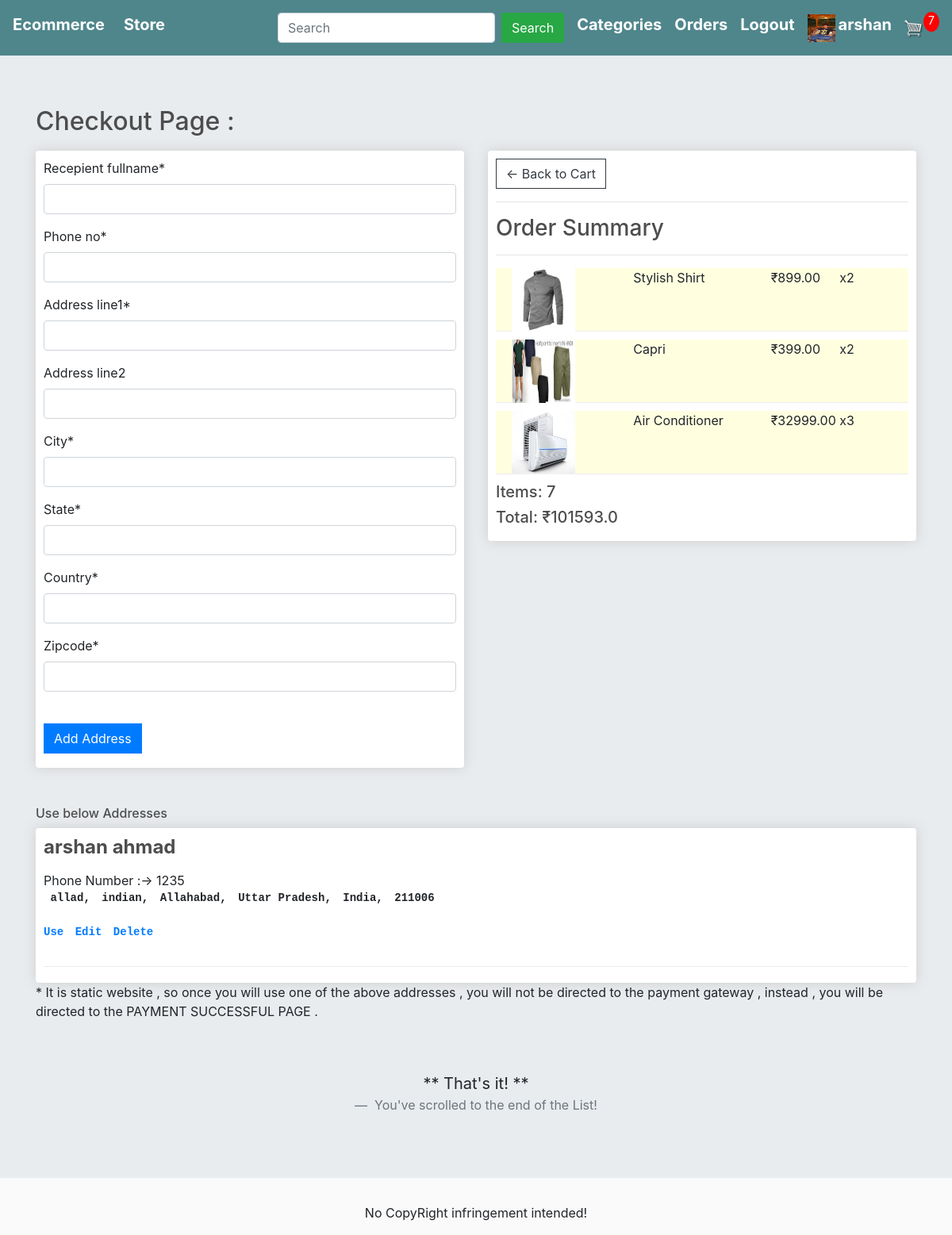
The page /checkout/ (signed in) on the database its author committed.
### accounts/models.py (models this page shows, shortened)
class Profile(models.Model):
    user = models.OneToOneField(User,on_delete=models.CASCADE)
    dob = models.DateField(null=True,blank=True)
    photo = models.ImageField(null=True,blank=True)

### store/models.py (models this page shows, shortened)
class OrderItem(models.Model):
    user = models.ForeignKey(User, on_delete=models.CASCADE, null=True, blank=False)
    product = models.ForeignKey(Product, on_delete=models.CASCADE, null=True, blank=False)
    date_ordered = models.DateTimeField(auto_now_add=True)
    quantity = models.IntegerField(default=0, blank=True, null=True)
    @property
    def get_total(self):
        total = self.product.price * self.quantity
        return total

class Product(models.Model):
    category = models.ManyToManyField(ProductCategories)
    name = models.CharField(max_length=100, blank=False, name=False)
    price = models.FloatField(blank=False, null=False)
    image = models.FileField(null=True, blank=True)
    description = models.TextField(null=True, blank=True)
    @property
    def get_imageURL(self):
        try:
            url = self.image.url
        except:
            url = ''
        return url

class ShippingAddress(models.Model):
    user = models.ForeignKey(User, on_delete=models.CASCADE, null=True, blank=False)
    recepient_fullname = models.CharField(max_length=100, null=True, blank=False)
    phone_no = models.IntegerField(null=False, blank=False)
    address_line1 = models.CharField(max_length=200, null=True, blank=False)
    address_line2 = models.CharField(max_length=100, null=True, blank=True)
    city = models.CharField(max_length=200, null=False)
    state = models.CharField(max_length=200, null=False)
    country = models.CharField(max_length=100, null=True, blank=False)
    zipcode = models.CharField(max_length=200, null=False)
    date_added = models.DateTimeField(auto_now_add=True)

### store/views.py (the view, shortened to what this page needs)
# urls.py: path('checkout/',views.checkout,name='checkout'),
def checkout(request):
    if not request.user.is_authenticated:
        return HttpResponseRedirect(reverse('user_login'))
    items = []
    total_cost_cart = 0
    total_item_cart = 0
    if request.user.is_authenticated:
        items = OrderItem.objects.filter(user=request.user)
        for item in items:
            total_item_cart += item.quantity
        for item in items:
            total_cost_cart += item.get_total
    if total_item_cart == 0:
        return Http404
    form = ShippingForm()
    addresses = ShippingAddress.objects.filter(user=request.user)
    product_categories = ProductCategories.objects.all()
    context = {
        'product_categories': product_categories,
        'items': items,
        'total_item_cart': total_item_cart,
        'total_cost_cart': total_cost_cart,
        'form': form,
        'addresses': addresses,
    }
    return render(request, 'store/checkout.html', context)

### store/forms.py
class ShippingForm(ModelForm):
    class Meta:
        model = ShippingAddress
        fields = '__all__'
        exclude = ['user']

### store/templates/store/checkout.html (shortened to what this page needs)
{% extends 'store/main.html' %}
{% load static %}
{% load crispy_forms_tags %}
{% block content %}
	<h2>Checkout Page :</h2>
     <div class="row">
		<div class="col-lg-6">
			<div class="box-element" id="form-wrapper">
				<form method="POST" action="{% url 'checkout'%}">
					{{ form|crispy }}
					<br>
					<input type="submit" class="btn btn-primary mb-2" name="submit" , value='Add Address'>
				</form>
			</div>
		</div>
		<div class="col-lg-6">
			<div class="box-element">
				<a  class="btn btn-outline-dark" href="{% url 'cart' %}">&#x2190; Back to Cart</a>
				<hr>
				<h3>Order Summary</h3>
				<hr>
				{% for item in items %}
					<div class="cart-row" style="background-color: lightyellow;height: 80px">
						<div style="flex:2"><a href="{% url 'item_detail' item.product.id %}"><img class="row-image" src="{{ item.product.get_imageURL }}" style="width: 80px; height: 80px;margin-left: 20px"></a></div>
						<div style="flex:2"><p>{{item.product.name}}</p></div>
						<div style="flex:1"><p>&#8377;{{item.product.price|floatformat:2}}</p></div>
						<div style="flex:1"><p>x{{item.quantity}}</p></div>
					</div>
				{% endfor %}
				<h5>Items:   {{total_item_cart}}</h5>
				<h5>Total:   &#8377;{{total_cost_cart}}</h5>
			</div>
		</div>
	</div>
	<br>
	<br>
	{% if request.user.is_authenticated %}
				<h6>Use below Addresses</h6>
				<div class="box-element">
					{% for adr in addresses %}
						<div class="cart-row">
							<div>
								<h4><strong><p>{{adr.recepient_fullname}}</p></strong></h4>
								<div>  Phone Number :-> {{adr.phone_no}}</div>
								<pre class="quantity"> {{adr.address_line1}},</pre>
								<pre class="quantity">{{adr.address_line2}},</pre>
								<pre class="quantity">{{adr.city}},</pre>
								<pre class="quantity">{{adr.state}},</pre>
								<pre class="quantity">{{adr.country}},</pre>
								<pre class="quantity">{{adr.zipcode}}</pre>
								<br>
								<div class="quantity">
									<pre><a href="{% url 'make_payment' adr.id %}">Use</a></pre>
								</div>
								<div class="quantity">
									<pre><a href="{% url 'update_address' adr.id %}">Edit</a></pre>
								</div>
								<div class="quantity">
									<pre><a href="{% url 'delete_address' adr.id %}">Delete</a></pre>
								</div>
							</div>
						</div>
					{% endfor %}
				</div>
				<p>* It is static website , so once you will use one of the above addresses , you will not be directed to the payment gateway , instead , you will be directed to the PAYMENT SUCCESSFUL PAGE .</p>
	{% endif %}
	<br><br>
	<blockquote class="blockquote text-center">
		<p class="mb-0">** That's it! **</p>
		<footer class="blockquote-footer"> You've scrolled to the end of the List!</footer>
	</blockquote>
{% endblock content %}

### store/templates/store/main.html (shortened to what this page needs)
<!DOCTYPE html>
{% load static %}
<html>
<head>
	<link rel="stylesheet" href="https://stackpath.bootstrapcdn.com/bootstrap/4.4.1/css/bootstrap.min.css">
	<link rel="stylesheet" href="https://maxcdn.bootstrapcdn.com/bootstrap/4.0.0/css/bootstrap.min.css">
	<link rel="stylesheet" href="https://cdnjs.cloudflare.com/ajax/libs/font-awesome/5.14.0/css/all.min.css" />
	<link rel="stylesheet" type="text/css" href="{% static 'store/css/main.css' %}">
</head>
<body>
	<nav class="navbar navbar-expand-lg navbar-dark bg-dark">
	  <h5><strong><a class="navbar-brand" href="{% url 'store' %}" style="color: white">Ecommerce</a></strong></h5>
	  <div class="collapse navbar-collapse" id="navbarSupportedContent">
	    <ul class="navbar-nav mr-auto">
	      <li class="nav-item active">
	        <h5><strong><a class="nav-link" href="{% url 'store' %}" style="color: white">Store <span class="sr-only">(current)</span></a></strong></h5>
	      </li>
	    </ul>
	    <div class="form-inline my-2 my-lg-0">
	    	<form method="get" action="{% url 'search' %}" class="form-inline my-2 my-lg-0">
					<input type="search" name="search" aria-label="Search" placeholder="Search" class="form-control mr-sm-2">
					<button class="btn btn-success my-2 mr-sm-3" type="submit">Search</button>
			</form>
			<div class="dropdown mr-sm-3">
					  <h5><strong><a style="color: white">Categories</a></strong></h5>
			</div>
	    	{% if request.user.is_authenticated %}
	     		<h5 class="mr-sm-3"><strong><a href="{% url 'order_details' %}" style="color: white">Orders</a></strong></h5>
	     		<h5 class="mr-sm-3"><strong><a href="{% url 'user_logout' %}" style="color: white">Logout</a></strong></h5>
	     		{% if request.user.profile.photo %}
					<a href="{% url 'profilepage' username=user.username %}"><img class="mr-sm-1" src="{{ request.user.profile.photo.url }}" width="35" height="35"></a>
				{% else %}
					<a href="{% url 'profilepage' username=user.username %}"><img class="mr-sm-1" src="/static/images/default.png" width="35" , height="35"></a>
				{% endif %}
		    	<h5><strong><a href="{% url 'profilepage' username=request.user.username %}" style="color: white">{{request.user.username}}</a></strong></h5>
	     	{% else %}
	     		<h5 class="mr-sm-3"><strong><a href="{% url 'user_login' %}" style="color: white">Login</a></strong></h5>
	     		<div>
		     		<h5 class="mr-sm-3"><strong><a href="{% url 'register' %}" style="color: white">SignUp</a></strong></h5>
	     		</div>
	     	{% endif %}
	     	<a href="{% url 'cart' %}">
	    		<img  id="cart-icon" src="{% static 'images/cart.png' %}">
	    	</a>
	    	<p id="cart-total">{{total_item_cart}}</p>
	    </div>
	  </div>
	</nav>
	<div class="jumbotron jumbotron-fluid">
		<div class="container container-fluid">
			{% block content %}
			{% endblock %}
		</div>
	</div>
	<footer class="footer">
		<p style="text-align: center;">No CopyRight infringement intended!</p>
	</footer>
</body>
</html>

### static/store/css/main.css (style rules this page uses)
body { background-color: hsl(0, 0%, 98%); }
h1,h2,h3,h4,h5,h6 { color:hsl(0, 0%, 30%); }
.box-element { box-shadow:hsl(0, 0%, 80%) 0 0 16px; background-color: #fff; border-radius: 4px; padding: 10px; }
.bg-dark { background-color: #4f868c!important; }
#cart-icon { width:25px; display: inline-block; margin-left: 15px; }
#cart-total { display: block; text-align: center; color:#fff; background-color: red; width: 20px; height: 25px; border-radius: 50%; font-size: 14px; }
.col-lg-4, .col-lg-6, .col-lg-8, .col-lg-12 { margin-top: 10px; }
.btn { border-radius: 0; }
.row-image { width: 100px; }
.cart-row { display: flex; align-items: flex-stretch; padding-bottom: 10px; margin-bottom: 10px; border-bottom: 1px solid #ececec; }
.quantity { display: inline-block; font-weight: 700; padding-right:10px; }

### store/templates/store/main.html (style rules this page uses)
.dropdown { position: relative; display: inline-block; }

### rows shown on the page
OrderItem: product.get_imageURL (picture), product.name "Stylish Shirt", product.price "899.00", quantity "2"
OrderItem: product.get_imageURL (picture), product.name "Capri", product.price "399.00", quantity "2"
OrderItem: product.get_imageURL (picture), product.name "Air Conditioner", product.price "32999.00", quantity "3"
ShippingAddress: recepient_fullname "arshan ahmad", phone_no "1235", address_line1 "allad", address_line2 "indian", city "Allahabad", state "Uttar Pradesh", country "India", zipcode "211006"

### other values the page prints
{{ request.user.username }} "arshan"
{{ total_item_cart }} "7"
{{ total_cost_cart }} "101593.0"
